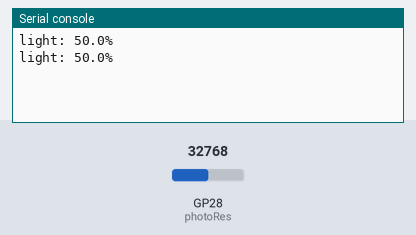
Bench run of a program on a simulated Raspberry Pi Pico running MicroPython. Parts: the last lines printed to the serial console. Inputs (shaded band) come from the test bench; at power-on: GP28 (photoRes) = 32768 (analog values on the 0–65535 scale).

Above: at 1.2 s.
1.3 s: GP28 (photoRes) set to 45874
At 2.6 s:
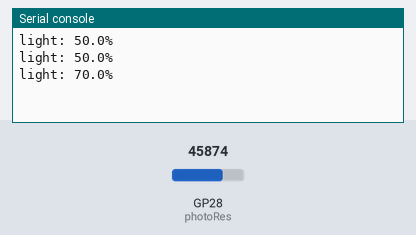
2.8 s: GP28 (photoRes) set to 57670
At 3.8 s:
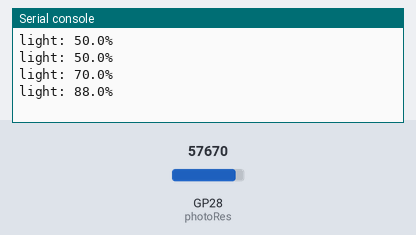
Timing chart, 0 to 5.8 s (numbered marks = the images above; inputs shaded):
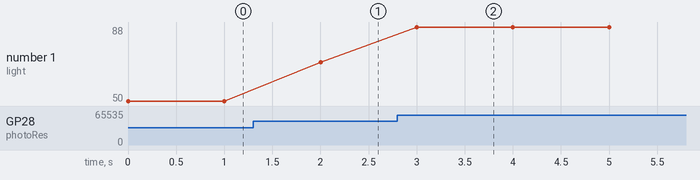

The program:

Photoresistor.py
```python
from machine import ADC, Pin
from time import sleep

photoPIN = 28

def readLight(photoGP):
    photoRes = ADC(Pin(28))
    light = photoRes.read_u16()
    light = round(light/65535*100,2)
    return light

while True:
    print("light: " + str(readLight(photoPIN)) +"%")
    sleep(1)
```

Measured:
- after the input at 1.3 s, the serial console: prints a new line after 0.70 s (image 1)
- after the input at 2.8 s, the serial console: prints a new line after 0.20 s (image 2)
- plotted number 1: 50 → 70 after the input at 1.3 s, 70 → 88 after the input at 2.8 s
